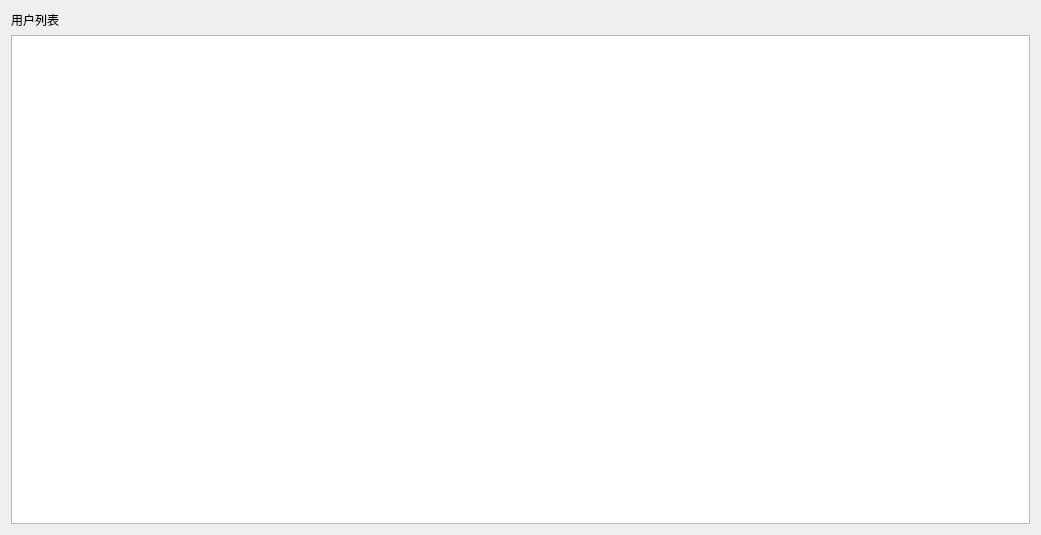
<?xml version="1.0" encoding="UTF-8"?>
<ui version="4.0">
 <class>UserMgr</class>
 <widget class="QWidget" name="UserMgr">
  <property name="geometry">
   <rect>
    <x>0</x>
    <y>0</y>
    <width>1041</width>
    <height>535</height>
   </rect>
  </property>
  <property name="windowTitle">
   <string>用户管理</string>
  </property>
  <layout class="QHBoxLayout" name="horizontalLayout">
   <item>
    <layout class="QVBoxLayout" name="verticalLayout_20">
     <item>
      <widget class="QLabel" name="label_24">
       <property name="text">
        <string>用户列表</string>
       </property>
      </widget>
     </item>
     <item>
      <widget class="QTableView" name="tableView"/>
     </item>
    </layout>
   </item>
  </layout>
 </widget>
 <resources/>
 <connections/>
</ui>
